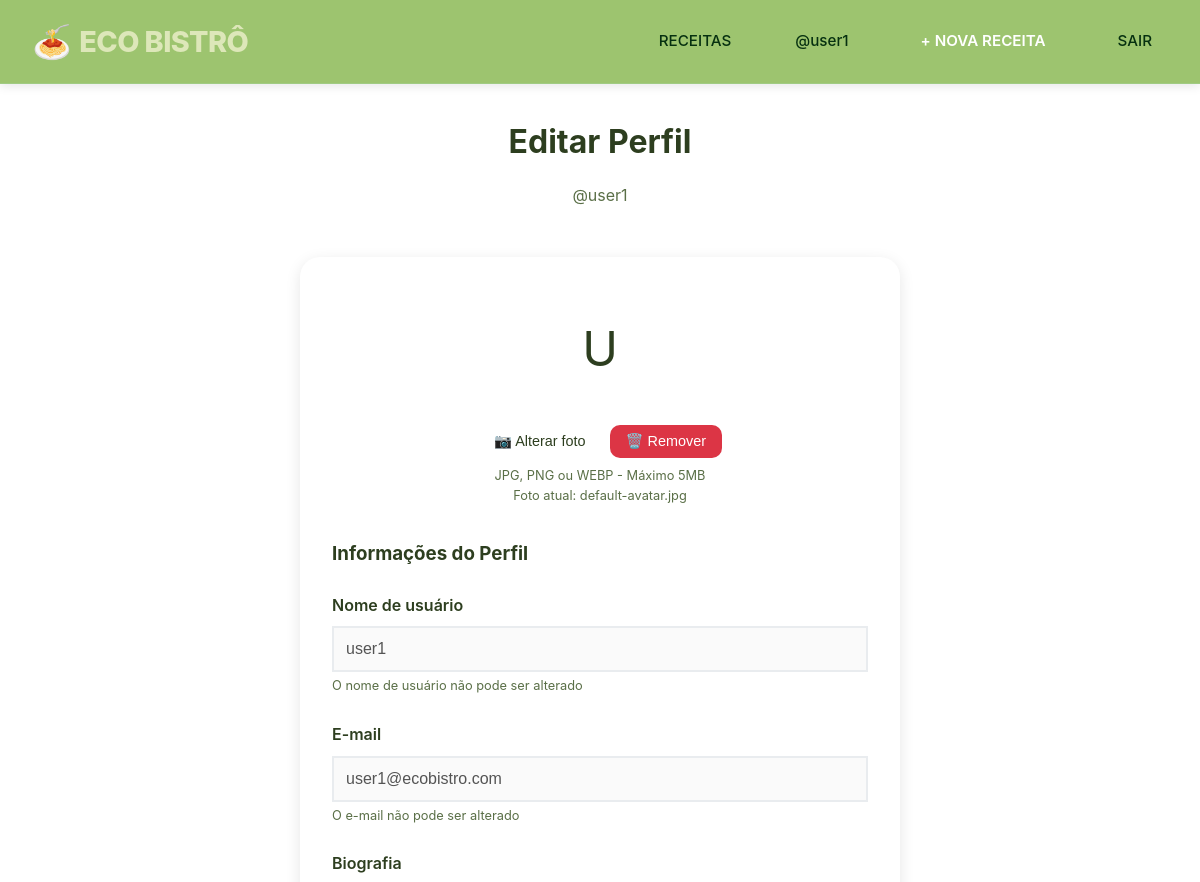
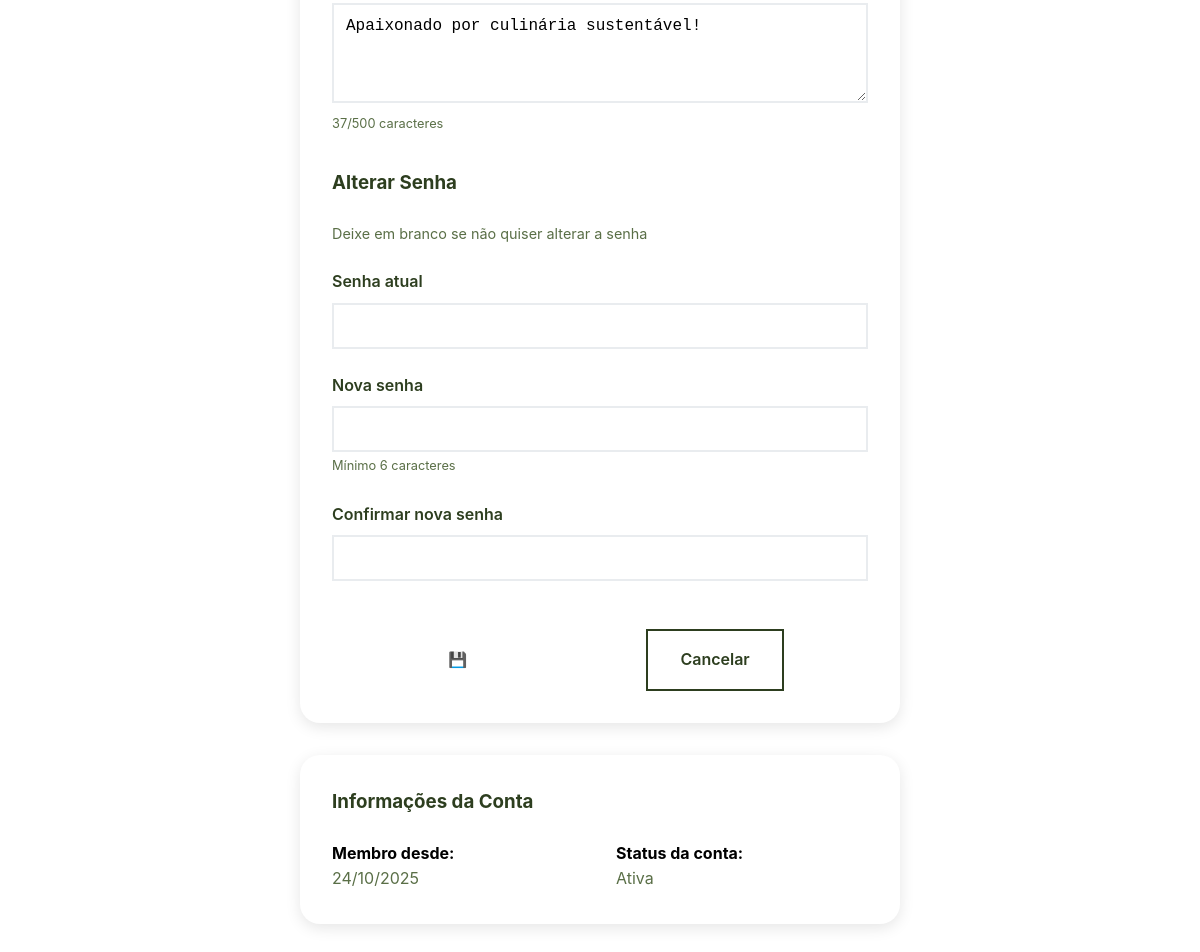
/editar-perfil.php (signed in), run on the app's committed database (2 pictures, top to bottom).
### tables this page shows
CREATE TABLE usuarios (
    id INT AUTO_INCREMENT PRIMARY KEY,
    nome_usuario VARCHAR(50) UNIQUE NOT NULL,
    email VARCHAR(100) UNIQUE NOT NULL,
    senha VARCHAR(255) NOT NULL,
    biografia TEXT,
    avatar VARCHAR(255) DEFAULT 'default-avatar.jpg',
    data_criacao TIMESTAMP DEFAULT CURRENT_TIMESTAMP,
    ativo BOOLEAN DEFAULT TRUE
);

### config.php (called while the page is built, shortened)
<?php
class Database {
    private static $instance = null;
    private $connection;
    private function __construct() {
        try {
            $this->connection = new PDO(
                "mysql:host=" . DB_HOST . ";dbname=" . DB_NAME . ";charset=utf8mb4",
                DB_USER,
                DB_PASS,
                [
                    PDO::ATTR_ERRMODE => PDO::ERRMODE_EXCEPTION,
                    PDO::ATTR_DEFAULT_FETCH_MODE => PDO::FETCH_ASSOC,
                    PDO::ATTR_EMULATE_PREPARES => false
                ]
            );
        } catch(PDOException $e) {
            die("Erro na conexão: " . $e->getMessage());
        }
    }
    public static function getInstance() {
        if (self::$instance === null) {
            self::$instance = new self();
        }
        return self::$instance;
    }
    public function getConnection() {
        return $this->connection;
    }
}
function getUsuarioLogado() {
    static $usuario = null;
    if ($usuario === null) {
        $db = Database::getInstance()->getConnection();
        $stmt = $db->prepare("SELECT * FROM usuarios WHERE id = ? AND ativo = 1");
        $stmt->execute([$_SESSION['usuario_id']]);
        $usuario = $stmt->fetch();
    }
    return $usuario;
}
function sanitizar($texto) {
    return htmlspecialchars(trim($texto), ENT_QUOTES, 'UTF-8');
}
?>

### editar-perfil.php (the view, shortened to what this page needs)
<?php
require_once 'config.php';
$usuarioLogado = getUsuarioLogado();
function getFotoPerfilUrl($foto) {
    $caminho = "uploads/perfil/" . $foto;
    return null;
}
?>
<!DOCTYPE html>
<html lang="pt-BR">
<head>
    <link rel="stylesheet" href="styles.css">
</head>
<body>
    <header class="header">
        <div class="nav-container">
            <a href="index.php" class="logo">ECO BISTRÔ</a>
            <nav class="nav-menu">
                <a href="receitas.php" class="nav-link">RECEITAS</a>
                <a href="perfil.php" class="nav-link">@<?php echo sanitizar($usuarioLogado['nome_usuario']); ?></a>
                <a href="nova-receita.php" class="btn btn-primary">+ NOVA RECEITA</a>
                <a href="logout.php" class="nav-link">SAIR</a>
            </nav>
        </div>
    </header>
    <div class="container" style="padding: 2rem 0;">
        <div style="max-width: 600px; margin: 0 auto;">
            <div style="text-align: center; margin-bottom: 3rem;">
                <h1 style="margin-bottom: 1rem; color: var(--text-dark);">Editar Perfil</h1>
                <p style="color: var(--text-light);">@<?php echo sanitizar($usuarioLogado['nome_usuario']); ?></p>
            </div>
            <form method="POST" enctype="multipart/form-data" id="formEditarPerfil" style="background: white; padding: 2rem; border-radius: 20px; box-shadow: var(--shadow);">
                <div class="foto-upload">
                    <div class="foto-preview" onclick="document.getElementById('foto_perfil').click()">
                        <?php
                        $fotoUrl = getFotoPerfilUrl($usuarioLogado['foto_perfil']);
                        if ($fotoUrl):
                        ?>
                            <img id="foto-img" src="<?php echo $fotoUrl; ?>" alt="Foto de perfil" onload="this.style.display='block'; document.getElementById('foto-placeholder').style.display='none';" onerror="this.style.display='none'; document.getElementById('foto-placeholder').style.display='flex';">
                            <span id="foto-placeholder" style="display: none;"><?php echo strtoupper(substr($usuarioLogado['nome_usuario'], 0, 1)); ?></span>
                        <?php else: ?>
                            <span id="foto-placeholder"><?php echo strtoupper(substr($usuarioLogado['nome_usuario'], 0, 1)); ?></span>
                        <?php endif; ?>
                    </div>
                    <div class="photo-actions">
                        <button type="button" class="btn-photo btn-upload" onclick="document.getElementById('foto_perfil').click()">
                            📷 Alterar foto
                        </button>
                        <button type="button" class="btn-photo btn-remove" onclick="confirmarRemocaoFoto()" id="btn-remover" <?php echo !$usuarioLogado['foto_perfil'] ? 'style="display: none;"' : ''; ?>>
                            🗑️ Remover
                        </button>
                    </div>
                    <div class="foto-info">
                        JPG, PNG ou WEBP - Máximo 5MB
                        <?php if ($usuarioLogado['foto_perfil']): ?>
                            <br>Foto atual: <?php echo $usuarioLogado['foto_perfil']; ?>
                        <?php endif; ?>
                    </div>
                </div>
                <h3 style="margin-bottom: 1.5rem; color: var(--text-dark);">Informações do Perfil</h3>
                <div class="form-group">
                    <label for="nome_usuario" class="form-label">Nome de usuário</label>
                    <input type="text" id="nome_usuario" class="form-control" value="<?php echo sanitizar($usuarioLogado['nome_usuario']); ?>" disabled>
                    <small style="color: var(--text-light); font-size: 0.8rem;">
                        O nome de usuário não pode ser alterado
                    </small>
                </div>
                <div class="form-group">
                    <label for="email" class="form-label">E-mail</label>
                    <input type="email" id="email" class="form-control" value="<?php echo sanitizar($usuarioLogado['email']); ?>" disabled>
                    <small style="color: var(--text-light); font-size: 0.8rem;">
                        O e-mail não pode ser alterado
                    </small>
                </div>
                <div class="form-group">
                    <label for="biografia" class="form-label">Biografia</label>
                    <textarea id="biografia" name="biografia" class="form-control" rows="4" maxlength="500" placeholder="Conte um pouco sobre você e sua paixão pela culinária..."><?php echo htmlspecialchars($usuarioLogado['biografia'] ?? ''); ?></textarea>
                    <small id="contadorBiografia" style="color: var(--text-light); font-size: 0.8rem;">
                    </small>
                </div>
                <h3 style="margin: 2rem 0 1.5rem 0; color: var(--text-dark);">Alterar Senha</h3>
                <p style="color: var(--text-light); margin-bottom: 1.5rem; font-size: 0.9rem;">
                    Deixe em branco se não quiser alterar a senha
                </p>
                <div class="form-group">
                    <label for="senha_atual" class="form-label">Senha atual</label>
                    <input type="password" id="senha_atual" name="senha_atual" class="form-control">
                </div>
                <div class="form-group">
                    <label for="nova_senha" class="form-label">Nova senha</label>
                    <input type="password" id="nova_senha" name="nova_senha" class="form-control" minlength="6">
                    <small style="color: var(--text-light); font-size: 0.8rem;">
                        Mínimo 6 caracteres
                    </small>
                </div>
                <div class="form-group">
                    <label for="confirmar_senha" class="form-label">Confirmar nova senha</label>
                    <input type="password" id="confirmar_senha" name="confirmar_senha" class="form-control" minlength="6">
                </div>
                <div style="display: flex; gap: 1rem; justify-content: center; margin-top: 3rem; flex-wrap: wrap;">
                    <button type="submit" class="btn btn-primary" style="padding: 1rem 2rem;">
                        💾 Salvar Alterações
                    </button>
                    <a href="perfil.php" class="btn btn-secondary" style="padding: 1rem 2rem;">
                        Cancelar
                    </a>
                </div>
            </form>
            <div style="background: white; padding: 2rem; border-radius: 20px; box-shadow: var(--shadow); margin-top: 2rem;">
                <h3 style="margin-bottom: 1.5rem; color: var(--text-dark);">Informações da Conta</h3>
                <div style="display: grid; grid-template-columns: 1fr 1fr; gap: 2rem;">
                    <div>
                        <strong>Membro desde:</strong><br>
                        <span style="color: var(--text-light);">
                            <?php echo date('d/m/Y', strtotime($usuarioLogado['data_criacao'])); ?>
                        </span>
                    </div>
                    <div>
                        <strong>Status da conta:</strong><br>
                        <span style="color: var(--text-light);">
                            <?php echo $usuarioLogado['ativo'] ? 'Ativa' : 'Inativa'; ?>
                        </span>
                    </div>
                </div>
            </div>
        </div>
    </div>
</body>
</html>

### styles.css (style rules this page uses)
:root { --green-light: #c8e6a0; --green-medium: #9dc46f; --green-dark: #6b8e3f; --green-darker: #4d6930; --cream: #fdfbe9; --white: #ffffff; --text-dark: #2d3e1f; --text-light: #5a6f47; --shadow: 0 4px 15px rgba(0, 0, 0, 0.1); }
* { margin: 0; padding: 0; box-sizing: border-box; }
body { font-family: 'Poppins', 'Quicksand', sans-serif; background-color: var(--green-light); color: var(--text-dark); line-height: 1.6; overflow-x: hidden; }
.header { background-color: var(--green-medium); padding: 0.8rem 0; box-shadow: 0 2px 10px rgba(0, 0, 0, 0.1); position: sticky; top: 0; z-index: 1000; }
.nav-container { max-width: 1400px; margin: 0 auto; padding: 0 2rem; display: flex; justify-content: space-between; align-items: center; }
.logo { font-size: 1.8rem; font-weight: 800; color: var(--white); text-decoration: none; letter-spacing: 1px; display: flex; align-items: center; gap: 0.5rem; }
.logo::before { content: '🍝'; font-size: 2rem; }
.container { max-width: 1400px; margin: 0 auto; padding: 0 2rem; }
.btn { padding: 0.75rem 1.5rem; border: none; border-radius: 25px; cursor: pointer; font-weight: 600; text-decoration: none; display: inline-block; transition: all 0.3s ease; }
.btn-primary { background-color: var(--green-dark); color: var(--white); box-shadow: var(--shadow); }
body { font-family: 'Inter', sans-serif; background: var(--light); color: var(--dark); line-height: 1.6; overflow-x: hidden; }
.header { padding: 1rem 0; position: sticky; top: 0; z-index: 1000; border-bottom: 1px solid rgba(168, 230, 207, 0.2); }
.logo { font-size: 1.8rem; font-weight: 800; color: rgb(221, 231, 185); text-decoration: none; letter-spacing: -0.02em; }
.nav-menu { display: flex; gap: 2rem; align-items: center; }
.nav-link { text-decoration: none; color: #063010; font-weight: 500; font-size: 0.95rem; transition: var(--transition); padding: 0.5rem 1rem; border-radius: 12px; position: relative; }
.btn-primary { background: var(--gradient-2); color: var(--white); padding: 0.75rem 1.5rem; border: none; border-radius: 12px; text-decoration: none; font-weight: 600; font-size: 0.95rem; transition: var(--transition); box-shadow: var(--shadow-soft); }
.btn { padding: 0.75rem 1.5rem; border: none; border-radius: var(--radius); cursor: pointer; font-weight: 600; text-decoration: none; display: inline-block; transition: var(--transition); text-align: center; }
.btn-primary { background-color: var(--accent-color); color: var(--white); }
.btn-secondary { background-color: transparent; color: var(--text-dark); border: 2px solid var(--text-dark); }
.container { max-width: 1200px; margin: 0 auto; padding: 0 2rem; }
.form-group { margin-bottom: 1.5rem; }
.form-label { display: block; margin-bottom: 0.5rem; font-weight: 600; color: var(--text-dark); }
.form-control { width: 100%; padding: 0.75rem; border: 2px solid #E9ECEF; border-radius: var(--radius); font-size: 1rem; transition: var(--transition); }
textarea.form-control { resize: vertical; min-height: 100px; }

### editar-perfil.php (style rules this page uses)
.foto-upload { text-align: center; margin-bottom: 2rem; }
.foto-preview { width: 120px; height: 120px; border-radius: 50%; margin: 0 auto 1rem; background: var(--primary-color); display: flex; align-items: center; justify-content: center; font-size: 3rem; color: var(--text-dark); position: relative; overflow: hidden; cursor: pointer; transition: all 0.3s ease; border: 3px solid var(--secondary-color); }
.photo-actions { display: flex; gap: 0.5rem; justify-content: center; margin-top: 1rem; flex-wrap: wrap; }
.btn-photo { padding: 0.5rem 1rem; border: none; border-radius: 10px; cursor: pointer; font-size: 0.9rem; transition: all 0.3s ease; }
.btn-upload { background: var(--primary-color); color: var(--text-dark); }
.btn-remove { background: #dc3545; color: white; }
.foto-info { font-size: 0.8rem; color: var(--text-light); margin-top: 0.5rem; }

### data on the page
usuarios: nome_usuario "user1", nome_usuario "U", foto_perfil "default-avatar.jpg", email "user1@ecobistro.com", biografia "Apaixonado por culinária sustentável!", data_criacao "24/10/2025"
